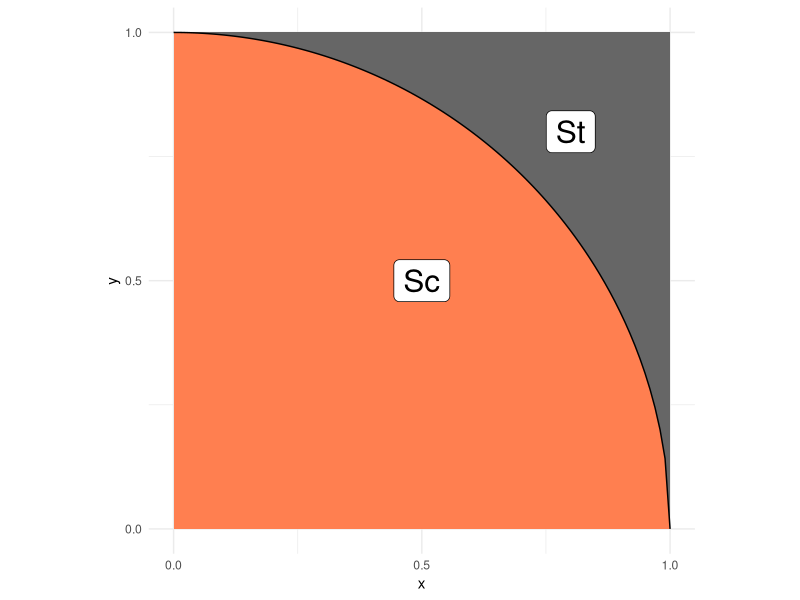

R code for this plot:
## ---- chunk 1
library(tidyverse)
## ---- chunk 2
## NOTE: No need to edit; this visual helps explain the pi estimation scheme
tibble(x = seq(0, 1, length.out = 100)) %>%
  mutate(y = sqrt(1 - x^2)) %>%

  ggplot(aes(x, y)) +
  annotate(
    "rect",
    xmin = 0, ymin = 0, xmax = 1, ymax = 1,
    fill = "grey40",
    size = 1
  ) +
  geom_ribbon(aes(ymin = 0, ymax = y), fill = "coral") +
  geom_line() +
  annotate(
    "label",
    x = 0.5, y = 0.5, label = "Sc",
    size = 8
  ) +
  annotate(
    "label",
    x = 0.8, y = 0.8, label = "St",
    size = 8
  ) +
  scale_x_continuous(breaks = c(0, 1/2, 1)) +
  scale_y_continuous(breaks = c(0, 1/2, 1)) +
  theme_minimal() +
  coord_fixed()
## ---- chunk 3
## TASK: Choose a sample size and generate samples
n <- NA_real_ # Choose a sample size
df_q1 <- NA # Generate the data
## ---- chunk 4
## TASK: Estimate pi using your data from q1
pi_est <- NA_real_
pi_est
## ---- chunk 5

